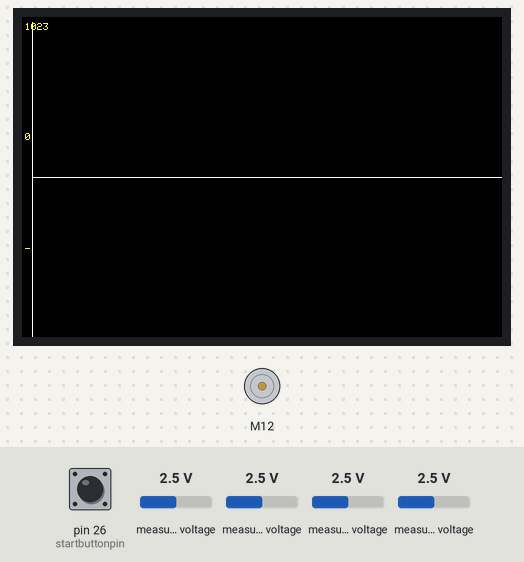
The sketch below on a simulated Arduino Mega 2560, built with avr-gcc and run on an emulated ATmega2560. Parts: 480×320 colour display, DC motor (green arrow = forward, orange = backward, longer = faster). The test bench sets the inputs (shaded band); at power-on: pin 26 (startbuttonpin) LOW, measured voltage 2.5 V. What the sketch prints to the serial monitor is not drawn.

Above: at 0.4 s.
At 0.88 s:
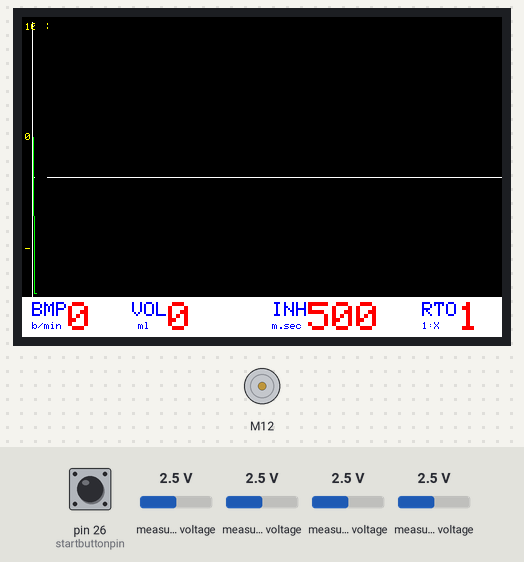
At 10.28 s:
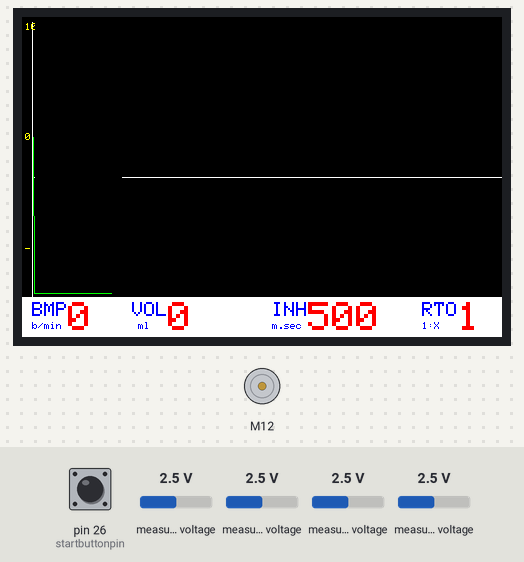
At 20.18 s:
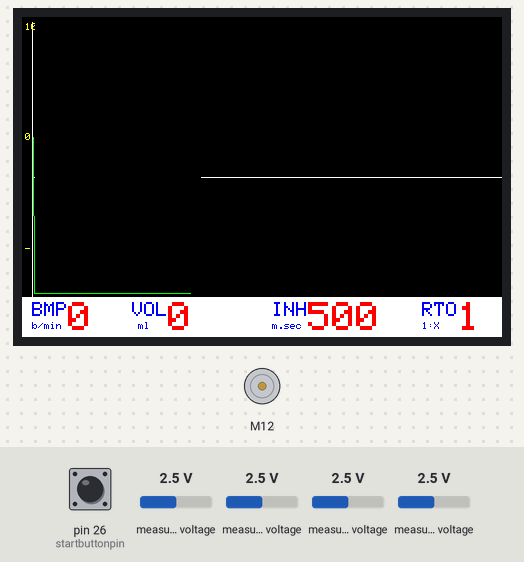
At 30.07 s:
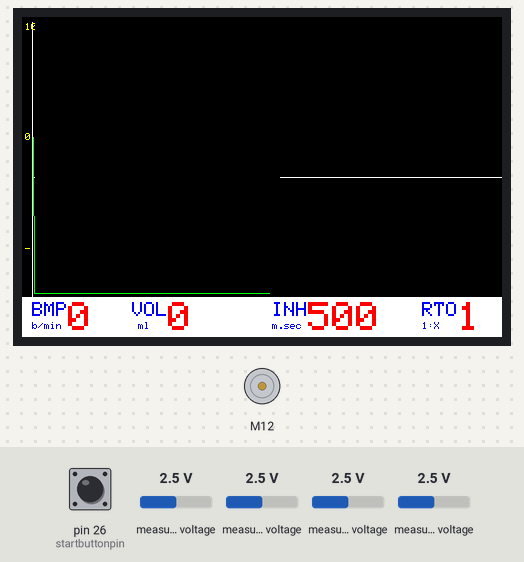
At 39.93 s:
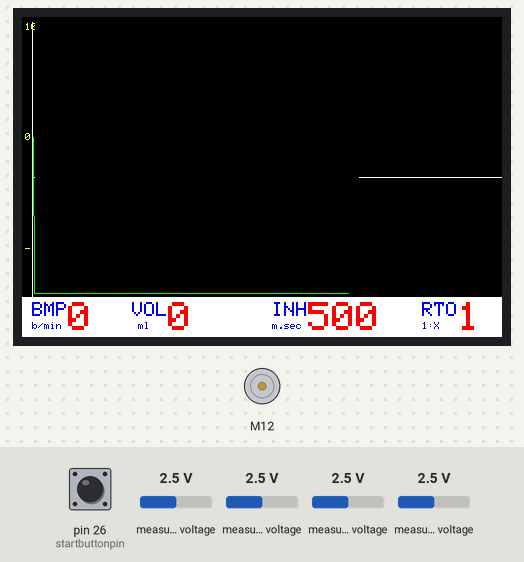

The sketch:

Ventilator_Display_V2.ino
```cpp
//----------Touchscreen Controller Accel XYZ Graphing Program----------\\
//----------------Hyder Hasnain; Started July 27, 2013-----------------\\
//------------------Also records data on microSD card------------------\\
//-------------!!!CODE FOR SD CARD TAKES UP A LOT OF SPACE...----------\\
//-------------...SO IT IS COMMENTED-OUT IN THIS VERSION...------------\\
//---------------...TO MAKE ROOM FOR TOUCHSCREEN CODE!!!---------------\\
//--------!!!IF YOU WANT SD LOGGING, REMOVE TOUCHSCREEN CODE!!!--------\\

//--------ALL THE EXTRA COMMENTED CODE IS EXTRA, IF YOU WANT IT--------\\

//--------------------------------LIBRARIES----------------------------\\


#include <Adafruit_GFX.h>
#include <TouchScreen.h>


#include <MCUFRIEND_kbv.h>
MCUFRIEND_kbv tft;
#include <TouchScreen.h>
#define MINPRESSURE 200
#define MAXPRESSURE 1000

#define BLACK   0x0000
#define BLUE    0x001F
#define RED     0xF800
#define GREEN   0x07E0
#define CYAN    0x07FF
#define MAGENTA 0xF81F
#define YELLOW  0xFFE0
#define WHITE   0xFFFF

const int XP = 6, XM = A2, YP = A1, YM = 7; //ID=0x9341
const int TS_LEFT = 907, TS_RT = 136, TS_TOP = 942, TS_BOT = 139;

TouchScreen ts = TouchScreen(XP, YP, XM, YM, 300);

Adafruit_GFX_Button on_btn, off_btn;


#define TS_MINX 115 //min/max values for touchscreen
#define TS_MINY 124 //!!!THIS IS UNIQUE FOR EVERY TOUCHSCREEN!!!
#define TS_MAXX 914
#define TS_MAXY 934

#define MINPRESSURE 10 //min/max pressure for touchscreen
#define MAXPRESSURE 1000


// ---------------- MOTOR HEADERS-------------------------//
// THESE ARE MOTOR CONTROLLER LIBRARY HEADERS
#include <Wire.h>
#include <Adafruit_ADS1015.h>

 Adafruit_ADS1115 ads(0x48);  /* Use this for the 16-bit version */
  Adafruit_ADS1115 ads2(0x49);

#define RPWM          12 // define pin 3 for RPWM pin (output)
#define R_EN          23 // define pin 2 for R_EN pin (input)
#define R_IS          25 // define pin 5 for R_IS pin (output)

#define LPWM          13 // define pin 6 for LPWM pin (output)
#define L_EN          27 // define pin 7 for L_EN pin (input)
#define L_IS          29 // define pin 8 for L_IS pin (output)

#define CW            1 //do not change
#define CCW           0 //do not change
#define debug         0 //change to 0 to hide serial monitor debugging infornmation or set to 1 to view


#define startbuttonpin  26

#include <RobojaxBTS7960.h>
RobojaxBTS7960 motor(R_EN,RPWM,R_IS, L_EN,LPWM,L_IS,debug);


//-------------------------------VARIABLES-----------------------------\\

int x_pos; //position along the graph x axis
//float y_pos_x; //current graph y axis position of X value
float y_pos_x_old = 120; //old y axis position of X value

byte x_scale = 1; //scale of graph x axis, controlled by touchscreen buttons
byte y_scale = 1;
int accel_x; //the XYZ values stored on the SD card

 int y_pos_x = 0;

 int numb = 0;

byte SD_CS = 10; //SPI CS pin for SD card

//---------------------------- MOTOR VARIABLES-----------------------------\\

   int16_t speedval = 0;          // VARIABLE INITIALIZATION
   int16_t volumeval = 0;        // VARIABLE INITIALIZATION
   int16_t MotorSpeed = 0;       // VARIABLE INITIALIZATION
   int16_t Ratio  = 0;

   float maxvolumepos = 400;  // INSERT THE PISTON BOTTOM MOST ANALOG VALUE
   float minvolumposL = 200;  // INSERT THE PISTON LEFT TOP ANALOG VALUE
   float minvolumposR = 600;  // INSERT THE PISTON RIGHT TOP ANALOG VALUE
   int ADCScale =26830;       // INSERT THE MAX ADC VALUE
   float MaxSpeed   = 100; //INSERT THE MAX RPM OF THE BELLOW
   int16_t InhaleDelay = 500; // INSERT THE INHALATION DELAY
   int16_t ExhaleDelay = 500; // INSERT THE EXHALATION DELAY

   float maxvolume  = 1500;
   float minvolume  = 0;
   float volume     = 0;

   int16_t mspeed     = 0;

   float currentpos = 0;     // VARIABLE INITIALIZATION
   float lowpotval = 0;      // VARIABLE INITIALIZATION

   int startbutton  = LOW;
   int pos = 0;
   int DispVol = 0;

    float highpos   = 0;
    float lowposL   = 0;
    float lowposR    = 0;


//---------------------------------SETUP-------------------------------\\

void setup()
{

     Serial.begin(9600);
    uint16_t ID = tft.readID();
    Serial.print("TFT ID = 0x");
    Serial.println(ID, HEX);
    Serial.println("Calibrate for your Touch Panel");
    if (ID == 0xD3D3) ID = 0x9486; // write-only shield
    tft.begin(ID);
    tft.setRotation(3);            //PORTRAIT
    tft.fillScreen(BLACK);


  tftDrawGraphObjects(); //draw graph objects
  //tftDrawColorKey();

//------------------- MOTOR SETUP-------------------------------\\


/*
 * AT THE START OF THE CODE, THE CONTROLLER WILL FIND WHERE THE CRANK IS. AND THIS WILL MOVE THE CRANK SO THAT ITS VERTICAL. ie THE BELLOW IS FULL!
 */

 pinMode(startbutton, INPUT);
 startbutton = digitalRead(startbuttonpin);


   motor.begin();   //starts the motor controller
   ads.begin();
   ReadPots();

  /*  while (currentpos < maxvolumepos){ // this returns the piston to the middle max position from the LHS
      break;
     motor.rotate(50,CW);
     ReadPots();
     pos = 00;

      if (currentpos == maxvolumepos){
      motor.stop();// stop the motor
      break;
     }

    }

   motor.stop();// stop the motor

    while (currentpos > maxvolumepos){ // this returns the piston to the middle max position from the RHS\
		break;


      ReadPots();

     motor.rotate(50,CCW);
            pos = 11;

     if (currentpos == maxvolumepos){
      motor.stop();// stop the motor
      break;
     }

    }
     */
    motor.stop();// stop the motor
    //delay(5000);// run for 5 seconds

  Serial.println("Setup Done");

}

//------------------------------MAIN PROGRAM--------------------------\\

void loop()
{

  for (x_pos = (11 + x_scale); x_pos <= 480; x_pos += x_scale) //go along every point on the x axis and do something, start over when finished
  {
	  //numb = random(0,1023);
	  ReadPots();
       y_pos_x = map(MotorSpeed,30,80,180,20);

	   MotorSpeedDisp ();


TSPoint p = ts.getPoint(); //get touch point!
     pinMode(XM, OUTPUT);
     pinMode(YP, OUTPUT);
     p.x = map(p.x, TS_MINX, TS_MAXX, 0, tft.height()); //remap p.x and p.y to usable values
     p.y = map(p.y, TS_MINY, TS_MAXY, tft.width(), 0);

     if (p.z > MINPRESSURE && p.z < MAXPRESSURE) //if pressed enough
     {
       //!!!!!!!! X SCALE BUTTONS !!!!!!!!
       if ( (p.y >= 210 && p.y <= 230) && (p.x >= 0 && p.x <= 20) ) //if x "-" button pressed!
       {
         if (x_scale > 1)
         {
           x_scale --; //decrement x scale
           delay(70);
           tft.fillRect(256, 21, 6, 8, BLACK); tft.setCursor(254, 21); tft.setTextSize(1); tft.setTextColor(WHITE); tft.print(x_scale); //print the current x scale value
           break; //restart 'for' loop
         }
       }
       if ( (p.y >= 239 && p.y <= 259) && (p.x >= 0 && p.x <= 20) ) //if x "+" button pressed!
       {
         if (x_scale < 6)
         {
           x_scale ++; //increment x scale
           delay(70);
           tft.fillRect(256, 21, 6, 8, BLACK); tft.setCursor(254, 21); tft.setTextSize(1); tft.setTextColor(WHITE); tft.print(x_scale); //print the current x scale value
           break; //restart 'for' loop
         }
       }
       //!!!!!!!! Y SCALE BUTTONS !!!!!!!!
       if ( (p.y >= 266 && p.y <= 286) && (p.x >= 0 && p.x <= 20) ) //if x "-" button pressed!
       {
         if (y_scale > 1)
         {
           y_scale --; //decrement x scale
           delay(70);
           tft.fillRect(312, 21, 6, 8, BLACK); tft.setCursor(311, 21); tft.setTextSize(1); tft.setTextColor(WHITE); tft.print(y_scale); //print the current y scale value
           break; //restart 'for' loop
         }
       }
       if ( (p.y >= 295 && p.y <= 315) && (p.x >= 0 && p.x <= 20) ) //if x "+" button pressed!
       {
         if (y_scale < 8)
         {
           y_scale ++; //increment x scale
           delay(70);
           tft.fillRect(312, 21, 6, 8, BLACK); tft.setCursor(310, 21); tft.setTextSize(1); tft.setTextColor(WHITE); tft.print(y_scale); //print the current y scale value
           break; //restart 'for' loop
         }
       }
      }


    //CODE FOR PLOTTING CONTINUOUS LINES!!!!!!!!!!!!
    //Plot "X" value
    tft.drawLine(x_pos - x_scale, y_pos_x_old, x_pos, y_pos_x, GREEN);


    //Draw preceding black 'boxes' to erase old plot lines, !!!WEIRD CODE TO COMPENSATE FOR BUTTONS AND COLOR KEY SO 'ERASER' DOESN'T ERASE BUTTONS AND COLOR KEY!!!
    if ((x_pos >= 198) && (x_pos <= 320)) //above x axis
    {
      tft.fillRect(x_pos+1, 28, 10, 92, BLACK); //compensate for buttons!
    }
    else
    {
      tft.fillRect(x_pos+1, 0, 10, 120, BLACK); //don't compensate for buttons!
    }
    if ((x_pos >= 254) && (x_pos <= 320)) //below x axis
    {
      tft.fillRect(x_pos+1, 121, 10, 88, BLACK);
    }
    else
    {
      tft.fillRect(x_pos+1, 121, 10, 119, BLACK);
    }


    if ( (y_pos_x == 0) )
    {
      tft.drawFastHLine(10, 120, 480, WHITE); // x axis
    }

    y_pos_x_old = y_pos_x; //set old y pos values to current y pos values

    //tft.fillRect(230, 30, 50, 24, TFTLCD_BLACK); //clear displayed accel data from LCD


   //delay(10);

  }

  tft.fillRect(208, 0, 112, 28, BLACK); //erase XY buttons and any lines behind them
  tft.fillRect(254, 208, 66, 32, BLACK); //erase time and color key and any stray lines behind them

 // tftDrawXScaleButtons(); //redraw stuff
 // tftDrawYScaleButtons();
 // tftDrawColorKey();
  tftDrawGraphObjects();
  MotorSpeedDisp ();

  //Completely clear out old plot points/lines
  //tft.fillRect(21, 0, 299, 119, TFTLCD_BLACK);
  //tft.fillRect(21, 111, 299, 119, TFTLCD_BLACK);


}

//-------------------------------FUNCTIONS---------------------------\\

void printDigits(int digits)  // utility function for digital clock display: prints preceding colon and leading 0
{
  tft.print(":");
  if(digits < 10)
  tft.print('0');
  tft.print(digits);
}


void tftDrawGraphObjects()
{
  //draw the graph objects
  tft.fillRect(11, 5, x_scale+1, 120,BLACK);
  tft.fillRect(11, 121, x_scale+1, 119, BLACK);
  tft.drawFastVLine(10, 5, 320, WHITE); // y axis
  tft.drawFastHLine(10, 160, 480, WHITE); // x axis
  tft.setTextColor(YELLOW); tft.setTextSize(1); // set parameters for y axis labels
  tft.setCursor(3, 116); tft.print("0");  // "0" at center of ya axis
  tft.setCursor(3, 6); tft.print("1023"); // "+' at top of y axis
  tft.setCursor(3, 228); tft.print("-"); // "-" at bottom of y axis

}

void MotorSpeedDisp ()
{
	tft.fillRect(0, 280, 480, 40,WHITE);
	tft.setTextColor(BLUE); tft.setTextSize(2);
	tft.setCursor(10, 285); tft.print("BMP"); tft.setTextSize(4);tft.setTextColor(RED);  tft.print(MotorSpeed);
	tft.setCursor(10, 305);	tft.setTextSize(1); tft.setTextColor(BLUE); tft.print("b/min");
	tft.setTextColor(BLUE); tft.setTextSize(2);
	tft.setCursor(110, 285); tft.print("VOL");tft.setTextSize(4);tft.setTextColor(RED); tft.print(DispVol);
	tft.setCursor(110, 305);	tft.setTextSize(1); tft.setTextColor(BLUE); tft.print(" ml");
	tft.setTextColor(BLUE); tft.setTextSize(2);
	tft.setCursor(250, 285); tft.print("INH");tft.setTextSize(4);tft.setTextColor(RED); tft.print(InhaleDelay);
	tft.setCursor(250, 305);	tft.setTextSize(1); tft.setTextColor(BLUE); tft.print("m.sec");
	tft.setTextColor(BLUE); tft.setTextSize(2);
	tft.setCursor(400, 285); tft.print("RTO");tft.setTextSize(4);tft.setTextColor(RED); tft.print(Ratio);
	tft.setCursor(400, 305);	tft.setTextSize(1); tft.setTextColor(BLUE); tft.print("1:X");
}

void Motor()
{
	unsigned long starttime = millis();

 //////////////////////////////////////////////////////////////

 startbutton = digitalRead(startbuttonpin);
  ReadPots();

//THIS WILL SET THE LEFT AND RIGHT LOW POT POSITION OF THE WANTED VOLUME


//BAG FILLING
 while (currentpos < lowposR && currentpos < highpos && startbutton == HIGH){
  motor.rotate(MotorSpeed,CW);
  pos = 1;
  ReadPots();

  if (currentpos == highpos){
    motor.stop();
    delay(ExhaleDelay);
    break;
  }
 }


//INHALATION ONE
  while (currentpos < lowposR && currentpos > highpos && startbutton == HIGH){
    motor.rotate(MotorSpeed,CW);
    pos = 2;
    ReadPots();

  if (currentpos == lowposR){
    motor.stop();
    delay(InhaleDelay);
    break;
  }
 }


//BAG FILLING
 while (currentpos > lowposL && currentpos > highpos && startbutton == HIGH){
    motor.rotate(MotorSpeed,CCW);
    pos = 3;
    ReadPots();

  if (currentpos == highpos){
    motor.stop();
    delay(ExhaleDelay);
    break;
  }
 }


//INHALATION TWO
  while (currentpos > lowposL && currentpos < highpos && startbutton == HIGH){
    motor.rotate(MotorSpeed,CCW);
    pos = 4;
    ReadPots();

  if (currentpos == lowposL){
    motor.stop();
    delay(InhaleDelay);
    break;
  }
 }


}


//CALL THIS FUCTION WHEN EVER YOU WANT TO READ AND STORE THE LATEST POT READINGS AND DISPLAYS ON THE LCD
void ReadPots(){

  mspeed                  = ads.readADC_SingleEnded(0);
  volumeval               = ads.readADC_SingleEnded(1);
  int16_t RatioRaw        = ads.readADC_SingleEnded(3);
  int16_t InhaleDelayRaw  = ads.readADC_SingleEnded(2);

  currentpos              = ads2.readADC_SingleEnded(0);

  highpos   = maxvolumepos;
  lowposL   = highpos - (volumeval);
  lowposR    = highpos + (volumeval);

  volume = minvolume + ((maxvolume - minvolume)*(volumeval/ADCScale));

 MotorSpeed = map(mspeed, 0, ADCScale, 0, MaxSpeed); // Gives the motor speed as a percentage for the pot value

 Ratio = map(RatioRaw, 0, ADCScale, 1, 4);


  ExhaleDelay = (InhaleDelay * Ratio);
  InhaleDelay = map(InhaleDelayRaw ,0 ,ADCScale ,500 , 5000);

  DispVol = map(volumeval, 0, ADCScale, 0, 1500);

debugger ();

}

//THIS IS JUST TO PRINT THE ADC VALUES FOR DEBUGGING
void debugger (){
  Serial.print ("S: ");       Serial.print(mspeed);     Serial.print (" ");
  Serial.print ("V: ");       Serial.print(volumeval);  Serial.print (" ");
  Serial.print ("Cur Pos: "); Serial.print(currentpos); Serial.print (" ");

  Serial.print ("Lmax Pos: ");Serial.print(lowposL);    Serial.print (" ");
  Serial.print ("Rmax Pos: ");Serial.print(lowposR);    Serial.print (" ");
  Serial.print ("High Pos: ");Serial.print(highpos);    Serial.print (" ");

  Serial.print ("In: ");      Serial.print(InhaleDelay);  Serial.print (" ");
  Serial.print ("Out: ");     Serial.print(ExhaleDelay);  Serial.print (" ");
  Serial.print ("Ratio: ");     Serial.print(Ratio);      Serial.print (" ");

  Serial.print ("DVol: ");     Serial.print(DispVol);      Serial.print (" ");
  Serial.print ("DSpd: ");     Serial.print(MotorSpeed);   Serial.println (" ");


}
```
